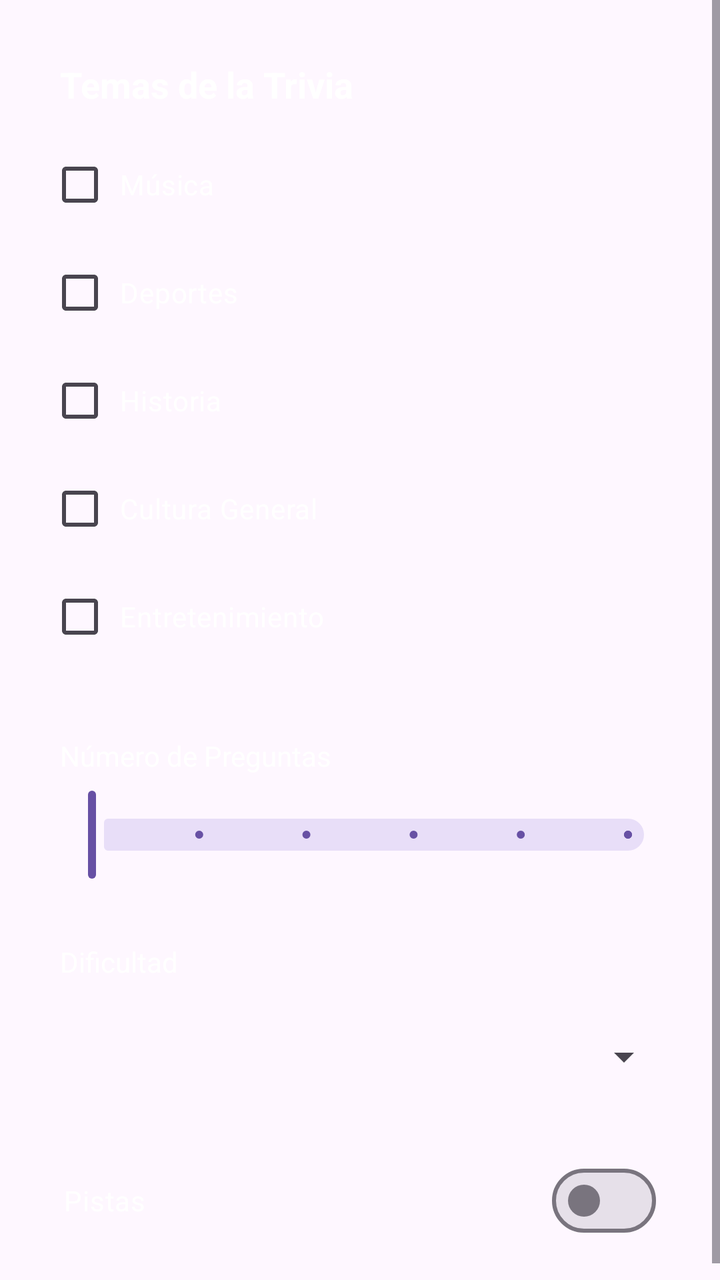
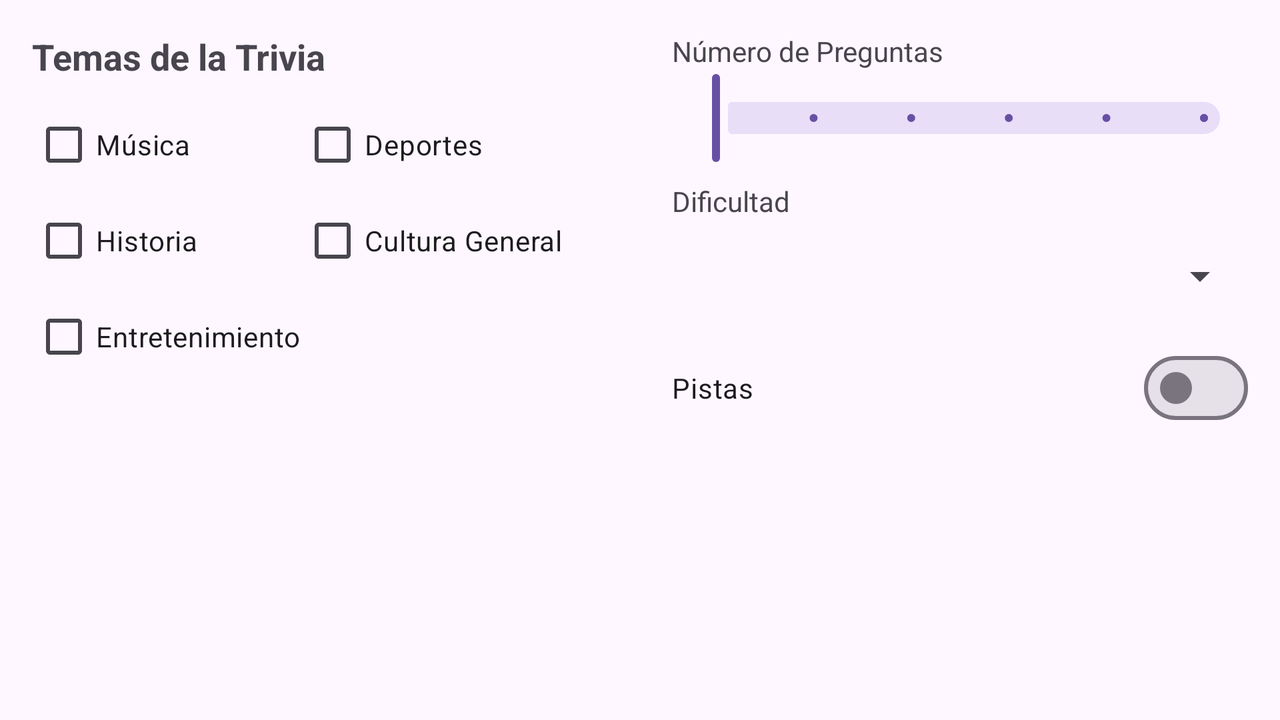

One screen, two layout resources from the same app: the default and the repository's alternative for another configuration. Each is rendered where Android would select it; the XML of both is given below.
<!-- AndroidManifest.xml: activity theme Theme.Quizz_app_basic -->
<!-- res/layout/activity_options.xml -->
<?xml version="1.0" encoding="utf-8"?>
<androidx.constraintlayout.widget.ConstraintLayout xmlns:android="http://schemas.android.com/apk/res/android"
    xmlns:app="http://schemas.android.com/apk/res-auto"
    android:id="@+id/main"
    android:layout_width="match_parent"
    android:layout_height="match_parent">

    <ImageView
        android:id="@+id/background_options"
        android:layout_width="match_parent"
        android:layout_height="match_parent"
        android:scaleType="centerCrop"
        android:src="@drawable/fondo_default" />

    <ScrollView
        android:layout_width="match_parent"
        android:layout_height="match_parent"
        android:fillViewport="true">

        <LinearLayout
            android:layout_width="match_parent"
            android:layout_height="wrap_content"
            android:orientation="vertical"
            android:padding="24dp">

            <TextView
                android:layout_width="wrap_content"
                android:layout_height="wrap_content"
                android:layout_marginBottom="8dp"
                android:text="Temas de la Trivia"
                android:textSize="18sp"
                android:textStyle="bold"
                android:textColor="@android:color/white"
                android:background="@drawable/rounded_black_bg"
                android:padding="6dp" />

            
            <CheckBox
                android:id="@+id/checkbox_music"
                android:layout_width="match_parent"
                android:layout_height="wrap_content"
                android:text="Música"
                android:textColor="@android:color/white"
                android:background="@drawable/rounded_black_bg"
                android:layout_marginBottom="6dp"
                android:padding="4dp" />

            <CheckBox
                android:id="@+id/checkbox_sports"
                android:layout_width="match_parent"
                android:layout_height="wrap_content"
                android:text="Deportes"
                android:textColor="@android:color/white"
                android:background="@drawable/rounded_black_bg"
                android:layout_marginBottom="6dp"
                android:padding="4dp" />

            <CheckBox
                android:id="@+id/checkbox_history"
                android:layout_width="match_parent"
                android:layout_height="wrap_content"
                android:text="Historia"
                android:textColor="@android:color/white"
                android:background="@drawable/rounded_black_bg"
                android:layout_marginBottom="6dp"
                android:padding="4dp" />

            <CheckBox
                android:id="@+id/checkbox_generalKnowledge"
                android:layout_width="match_parent"
                android:layout_height="wrap_content"
                android:text="Cultura General"
                android:textColor="@android:color/white"
                android:background="@drawable/rounded_black_bg"
                android:layout_marginBottom="6dp"
                android:padding="4dp" />

            <CheckBox
                android:id="@+id/checkbox_entertainment"
                android:layout_width="match_parent"
                android:layout_height="wrap_content"
                android:text="Entretenimiento"
                android:textColor="@android:color/white"
                android:background="@drawable/rounded_black_bg"
                android:layout_marginBottom="6dp"
                android:padding="4dp" />

            <TextView
                android:layout_width="wrap_content"
                android:layout_height="wrap_content"
                android:layout_marginTop="24dp"
                android:text="Número de Preguntas"
                android:textColor="@android:color/white"
                android:background="@drawable/rounded_black_bg"
                android:padding="6dp" />

            <com.google.android.material.slider.Slider
                android:id="@+id/slider_questions"
                android:layout_width="match_parent"
                android:layout_height="wrap_content"
                android:stepSize="1.0"
                android:value="5.0"
                android:valueFrom="5.0"
                android:valueTo="10.0" />

            <TextView
                android:layout_width="wrap_content"
                android:layout_height="wrap_content"
                android:layout_marginTop="24dp"
                android:text="Dificultad"
                android:textColor="@android:color/white"
                android:background="@drawable/rounded_black_bg"
                android:padding="6dp" />

            <Spinner
                android:id="@+id/spinner_difficulty"
                android:layout_width="match_parent"
                android:layout_height="48dp"
                android:layout_marginTop="8dp" />

            <com.google.android.material.materialswitch.MaterialSwitch
                android:id="@+id/switch_hints"
                android:layout_width="match_parent"
                android:layout_height="wrap_content"
                android:layout_marginTop="24dp"
                android:text="Pistas"
                android:textColor="@android:color/white"
                android:background="@drawable/rounded_black_bg"
                android:padding="8dp" />

        </LinearLayout>
    </ScrollView>
</androidx.constraintlayout.widget.ConstraintLayout>
<!-- resources referenced by this layout -->
<resources>
  <style name="Theme.Quizz_app_basic" parent="Base.Theme.Quizz_app_basic" />
  <style name="Base.Theme.Quizz_app_basic" parent="Theme.Material3.DayNight.NoActionBar">
          
      </style>
</resources>
<!-- res/layout-land/activity_options.xml (the repository's variant of the layout above) -->
<!-- drawn on the phone turned sideways -->
<?xml version="1.0" encoding="utf-8"?>
<ScrollView xmlns:android="http://schemas.android.com/apk/res/android"
    xmlns:app="http://schemas.android.com/apk/res-auto"
    android:id="@+id/main"
    android:layout_width="match_parent"
    android:layout_height="match_parent"
    android:fillViewport="true">

    <androidx.constraintlayout.widget.ConstraintLayout
        android:layout_width="match_parent"
        android:layout_height="wrap_content"
        android:padding="16dp">

        <TextView
            android:id="@+id/tv_themes_title"
            android:layout_width="wrap_content"
            android:layout_height="wrap_content"
            android:text="Temas de la Trivia"
            android:textSize="18sp"
            android:textStyle="bold"
            app:layout_constraintStart_toStartOf="parent"
            app:layout_constraintTop_toTopOf="parent" />

        <GridLayout
            android:id="@+id/grid_themes"
            android:layout_width="0dp"
            android:layout_height="wrap_content"
            android:layout_marginTop="8dp"
            android:columnCount="2"
            app:layout_constraintEnd_toStartOf="@+id/guideline_vertical"
            app:layout_constraintStart_toStartOf="parent"
            app:layout_constraintTop_toBottomOf="@+id/tv_themes_title">

            <CheckBox
                android:id="@+id/checkbox_music"
                android:layout_width="wrap_content"
                android:layout_height="wrap_content"
                android:text="Música" />

            <CheckBox
                android:id="@+id/checkbox_sports"
                android:layout_width="wrap_content"
                android:layout_height="wrap_content"
                android:text="Deportes" />

            <CheckBox
                android:id="@+id/checkbox_history"
                android:layout_width="wrap_content"
                android:layout_height="wrap_content"
                android:text="Historia" />

            <CheckBox
                android:id="@+id/checkbox_generalKnowledge"
                android:layout_width="wrap_content"
                android:layout_height="wrap_content"
                android:text="Cultura General" />

            <CheckBox
                android:id="@+id/checkbox_entertainment"
                android:layout_width="wrap_content"
                android:layout_height="wrap_content"
                android:text="Entretenimiento" />
        </GridLayout>

        <androidx.constraintlayout.widget.Guideline
            android:id="@+id/guideline_vertical"
            android:layout_width="wrap_content"
            android:layout_height="wrap_content"
            android:orientation="vertical"
            app:layout_constraintGuide_percent="0.5" />

        <TextView
            android:id="@+id/tv_num_questions"
            android:layout_width="wrap_content"
            android:layout_height="wrap_content"
            android:layout_marginStart="16dp"
            android:text="Número de Preguntas"
            app:layout_constraintStart_toEndOf="@+id/guideline_vertical"
            app:layout_constraintTop_toTopOf="parent" />

        <com.google.android.material.slider.Slider
            android:id="@+id/slider_questions"
            android:layout_width="0dp"
            android:layout_height="wrap_content"
            android:layout_marginStart="16dp"
            android:stepSize="1.0"
            android:value="5.0"
            android:valueFrom="5.0"
            android:valueTo="10.0"
            app:layout_constraintEnd_toEndOf="parent"
            app:layout_constraintStart_toEndOf="@+id/guideline_vertical"
            app:layout_constraintTop_toBottomOf="@+id/tv_num_questions" />

        <TextView
            android:id="@+id/tv_difficulty"
            android:layout_width="wrap_content"
            android:layout_height="wrap_content"
            android:layout_marginStart="16dp"
            android:layout_marginTop="8dp"
            android:text="Dificultad"
            app:layout_constraintStart_toEndOf="@+id/guideline_vertical"
            app:layout_constraintTop_toBottomOf="@+id/slider_questions" />

        <Spinner
            android:id="@+id/spinner_difficulty"
            android:layout_width="0dp"
            android:layout_height="48dp"
            android:layout_marginStart="16dp"
            android:layout_marginTop="4dp"
            app:layout_constraintEnd_toEndOf="parent"
            app:layout_constraintStart_toEndOf="@+id/guideline_vertical"
            app:layout_constraintTop_toBottomOf="@+id/tv_difficulty" />

        <com.google.android.material.materialswitch.MaterialSwitch
            android:id="@+id/switch_hints"
            android:layout_width="0dp"
            android:layout_height="wrap_content"
            android:layout_marginStart="16dp"
            android:layout_marginTop="8dp"
            android:text="Pistas"
            app:layout_constraintEnd_toEndOf="parent"
            app:layout_constraintStart_toEndOf="@+id/guideline_vertical"
            app:layout_constraintTop_toBottomOf="@+id/spinner_difficulty" />

    </androidx.constraintlayout.widget.ConstraintLayout>
</ScrollView>
